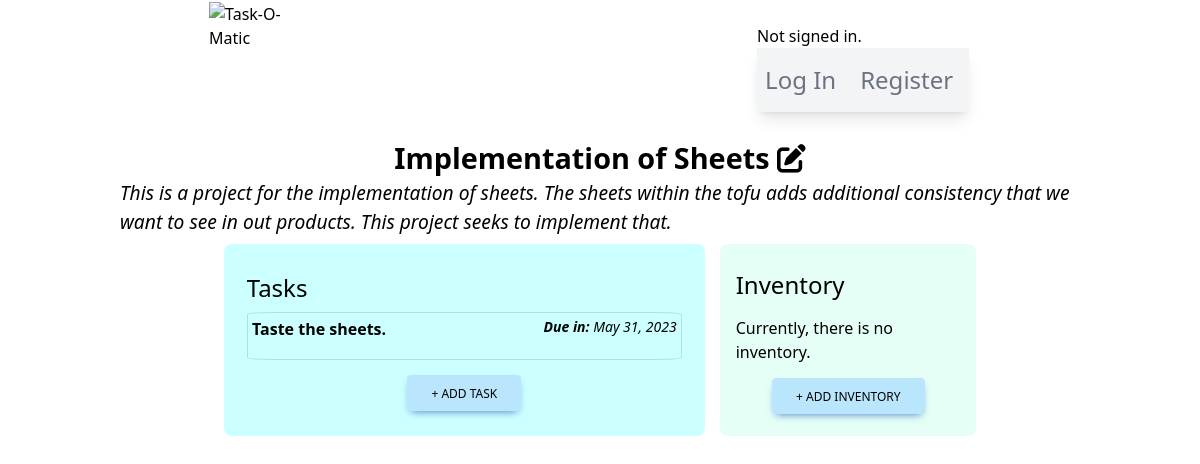
Page /project/3/ on the earlier database version.
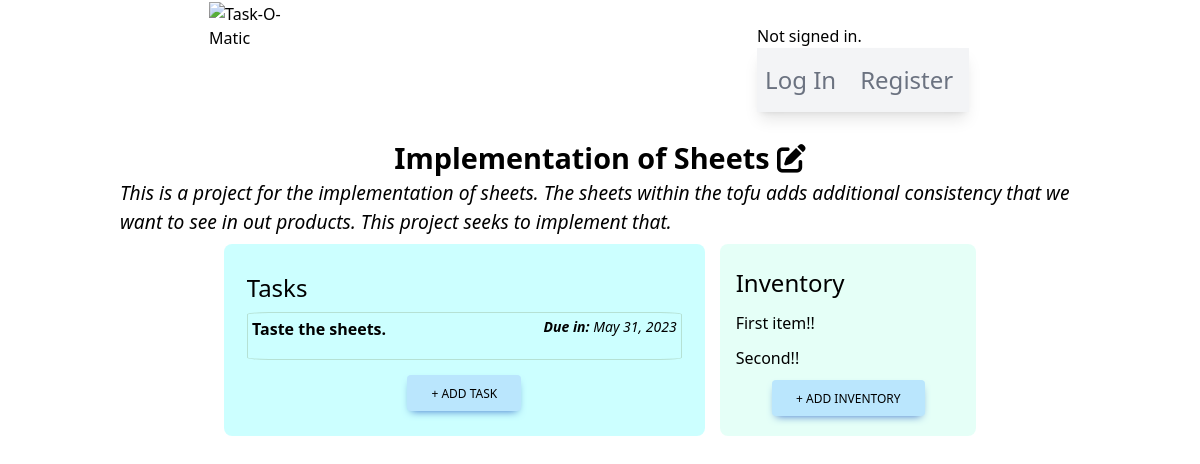
Same page on the later database version.
### taskomatic/models.py (models this page shows, shortened)
class Project(models.Model):
    user = models.ForeignKey(User, on_delete=models.CASCADE)
    owner = models.CharField(max_length=80)
    projectName = models.CharField(max_length=160)
    projectDescription = models.CharField(max_length=350)
    hasDeadline = models.BooleanField(default=False)
    hasInventory = models.BooleanField(default=False)
    hasTasks = models.BooleanField(default=False)
    creationDate = models.DateField(null=True, blank=True)
    deadlineDate = models.DateField(null=True, blank=True)

class Tasks(models.Model):
    PRIORITY_LEVELS = [tuple([x,x]) for x in range(1,11)]
    projectId = models.ForeignKey(Project, on_delete=models.CASCADE)
    taskCreator = models.CharField(max_length=80)
    taskName = models.CharField(max_length=160)
    taskDescription = models.CharField(max_length=350)
    taskDeadline = models.DateField(null=True, blank=True)
    taskImportance = models.PositiveIntegerField(default=PRIORITY_LEVELS[0], choices=PRIORITY_LEVELS, validators=[MinValueValidator(1), MaxValueValidator(10)])
    taskLimitAlert = models.DateField(null=True, blank=True)
    taskCreationDate = models.DateField(null=True, blank=True)

class Inventory(models.Model):
    UNITS_CATEGORIES = [
        ('UNIT', 'unit(s)'),
        ('%', 'percent'),
        ('KG', 'kilogram(s)'),
        ('CM', 'centimeter(s)')
    ]
    projectId = models.ForeignKey(Project, on_delete=models.CASCADE)
    itemName = models.CharField(max_length=160)
    itemDescription = models.CharField(max_length=350)
    itemQty = models.PositiveIntegerField(default=0, validators=[MinValueValidator(0)])
    itemUnit = models.CharField(max_length=20, choices=UNITS_CATEGORIES, default=UNITS_CATEGORIES[0][0])
    itemLimitAlert = models.IntegerField(null=True, blank=True)

### taskomatic/views.py (the view)
# urls.py: path("project/<str:pk>/", views.project_view, name="projectPage")
def project_view(request, pk):
    project = Project.objects.filter(id=pk)
    tasks = Tasks.objects.filter(projectId = pk)
    inventory = Inventory.objects.filter(projectId = pk)
    return render(request, "taskomatic/projectPage.html", {
        'project': project,
        'tasks': tasks,
        'inventory': inventory,
        'taskForm': TaskForm(),
        'inventoryForm': InventoryForm()
    })

### taskomatic/templates/taskomatic/projectPage.html (shortened to what this page needs)
{% extends "./layout.html" %}
{% load static %}
{% block body %}
<div id="projectPageMainContainer">
    {% for item in project %}
    <h2>
        {{ item.projectName }}
        <form style="display: inline-block;" method="POST" action="{% url 'editProject' %}" name="editForm">
            <i id="editIcon" class="fa-solid fa-pen-to-square cursor-pointer"></i>
        </form>
    </h2>
    <p class="descriptiveParagraph">{{ item.projectDescription }}</p>
    <div id="tasksAndInventorySection">
        <span id="tasksContainer">
            <h3>Tasks</h3>
            {% if item.hasTasks %}
                {% if tasks %}
                    {% for task in tasks %}
            <div class="taskInstancesContainer">
                <span class="inline-block font-bold">{{ task.taskName }}</span>
                <span class="inline-block font-medium italic text-sm"><b>Due in:</b> {{ task.taskDeadline }}</span>
            </div>
                    {% endfor %}
            <button type="button" class="addTaskButton inline-block rounded bg-sky-200 px-6 pb-2 pt-2.5 text-xs font-medium uppercase leading-normal
            text-black shadow-[0_4px_9px_-4px_#3b71ca] transition duration-150 ease-in-out hover:bg-sky-300 max-w-s self-center">
                + Add Task
            </button>
                {% endif %}
            {% else %}
            <p>Tasks are <b>disabled</b> of this project.</p>
            <p>Request project owner to enable this functionality.</p>
            {% endif %}
        </span>
        <span id="inventoryContainer">
            <h3>Inventory</h3>
            {% if item.hasInventory %}
                {% if inventory %}
                    {% for inventoryItem in inventory %}
            <p>{{ inventoryItem.itemName }}</p>
                    {% endfor %}
            <button type="button" class="addInventoryButton inline-block rounded bg-sky-200 px-6 pb-2 pt-2.5 text-xs font-medium uppercase leading-normal
            text-black shadow-[0_4px_9px_-4px_#3b71ca] transition duration-150 ease-in-out hover:bg-sky-300 max-w-s self-center">
                + Add Inventory
            </button>
                {% else %}
            <p>Currently, there is no inventory.</p>
            <button type="button" class="addInventoryButton inline-block rounded bg-sky-200 px-6 pb-2 pt-2.5 text-xs font-medium uppercase leading-normal
            text-black shadow-[0_4px_9px_-4px_#3b71ca] transition duration-150 ease-in-out hover:bg-sky-300 max-w-s self-center">
                + Add Inventory
            </button>
                {% endif %}
            {% else %}
            <p>Inventory is <b>disabled</b> of this project.</p>
            <p>Request project owner to enable this functionality.</p>
            {% endif %}
        </span>
    </div>
    {% endfor %}
</div>
{% endblock %}

Differences in the rows shown:
shown differently, row unchanged: Project "Implementation of Sheets": no longer shows "Currently, there is no inventory."
added Inventory: itemName "First item!!"
added Inventory: itemName "Second!!"
